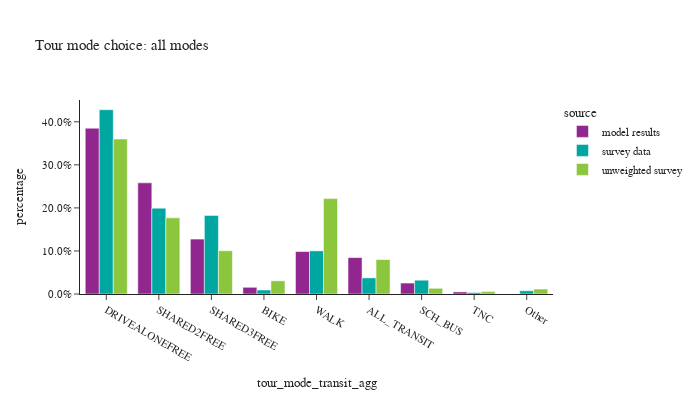

Write notebook code for a chart like this one.
### Code cell
# aggregate transit modes
transit_modes = ['WALK_LOC','WALK_COM','WALK_FRY','WALK_LR','DRIVE_TRN']
tour_mode_ordered = ["DRIVEALONEFREE", "SHARED2FREE", "SHARED3FREE", "BIKE","WALK","ALL_TRANSIT","SCH_BUS","TNC","Other"]
tour_data['tour_mode_transit_agg'] = tour_data['tour_mode'].apply(lambda x: "ALL_TRANSIT" if x in transit_modes else x)

df_plot = tour_data.groupby(['source','tour_mode_transit_agg'])['tour_weight'].sum().reset_index()
df_plot['percentage'] = df_plot.groupby(['source'], group_keys=False)['tour_weight']. \
    apply(lambda x: x / float(x.sum()))

fig = px.bar(df_plot, x="tour_mode_transit_agg", y="percentage", color="source",barmode="group",
             category_orders={"tour_mode_transit_agg": tour_mode_ordered},
             title="Tour mode choice: all modes")
fig.for_each_annotation(lambda a: a.update(text = a.text.split("=")[-1]))
fig.update_layout(height=400, width=700, yaxis=dict(tickformat=".1%"))
fig.show()

### Figure 1 — Plotly figure (JSON) as saved in the notebook; plotly's stock layout.template omitted (floating-point values rounded to 4 significant figures)
{"data": [{"alignmentgroup": "True", "hovertemplate": "source=model results<br>tour_mode_transit_agg=%{x}<br>percentage=%{y}<extra></extra>", "legendgroup": "model results", "marker": {"color": "#91268F", "pattern": {"shape": ""}}, "name": "model results", "offsetgroup": "model results", "orientation": "v", "showlegend": true, "textposition": "auto", "type": "bar", "x": ["ALL_TRANSIT", "BIKE", "DRIVEALONEFREE", "SCH_BUS", "SHARED2FREE", "SHARED3FREE", "TNC", "WALK"], "xaxis": "x", "y": [0.08459, 0.01556, 0.3852, 0.02541, 0.2582, 0.1276, 0.004829, 0.09862], "yaxis": "y"}, {"alignmentgroup": "True", "hovertemplate": "source=survey data<br>tour_mode_transit_agg=%{x}<br>percentage=%{y}<extra></extra>", "legendgroup": "survey data", "marker": {"color": "#00A7A0", "pattern": {"shape": ""}}, "name": "survey data", "offsetgroup": "survey data", "orientation": "v", "showlegend": true, "textposition": "auto", "type": "bar", "x": ["ALL_TRANSIT", "BIKE", "DRIVEALONEFREE", "Other", "SCH_BUS", "SHARED2FREE", "SHARED3FREE", "TNC", "WALK"], "xaxis": "x", "y": [0.03743, 0.009234, 0.4281, 0.007545, 0.03208, 0.1995, 0.1826, 0.003348, 0.1002], "yaxis": "y"}, {"alignmentgroup": "True", "hovertemplate": "source=unweighted survey<br>tour_mode_transit_agg=%{x}<br>percentage=%{y}<extra></extra>", "legendgroup": "unweighted survey", "marker": {"color": "#8CC63E", "pattern": {"shape": ""}}, "name": "unweighted survey", "offsetgroup": "unweighted survey", "orientation": "v", "showlegend": true, "textposition": "auto", "type": "bar", "x": ["ALL_TRANSIT", "BIKE", "DRIVEALONEFREE", "Other", "SCH_BUS", "SHARED2FREE", "SHARED3FREE", "TNC", "WALK"], "xaxis": "x", "y": [0.07999, 0.03059, 0.3599, 0.0115, 0.01325, 0.1769, 0.1006, 0.005751, 0.2216], "yaxis": "y"}], "layout": {"barmode": "group", "height": 400, "legend": {"title": {"text": "source"}, "tracegroupgap": 0}, "title": {"text": "Tour mode choice: all modes"}, "width": 700, "xaxis": {"anchor": "y", "categoryarray": ["DRIVEALONEFREE", "SHARED2FREE", "SHARED3FREE", "BIKE", "WALK", "ALL_TRANSIT", "SCH_BUS", "TNC", "Other"], "categoryorder": "array", "domain": [0.0, 1.0], "title": {"text": "tour_mode_transit_agg"}}, "yaxis": {"anchor": "x", "domain": [0.0, 1.0], "tickformat": ".1%", "title": {"text": "percentage"}}}}
